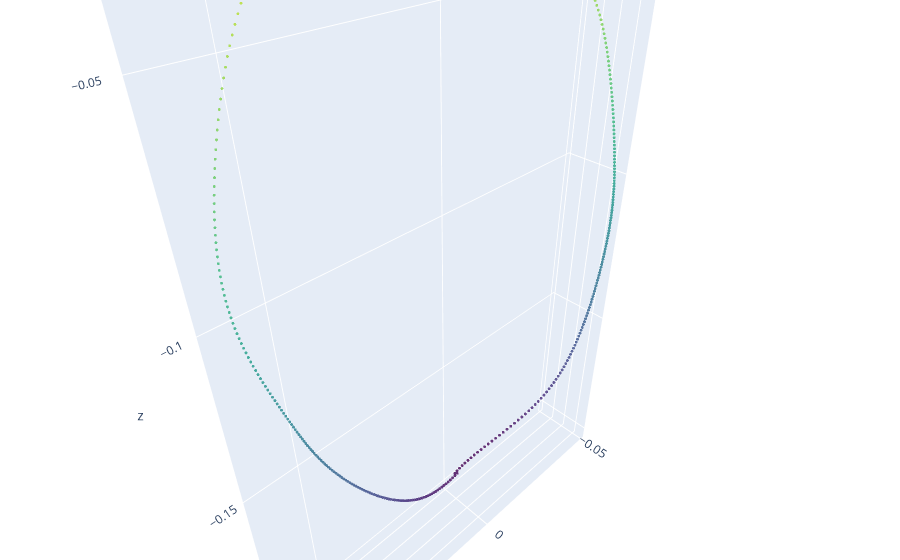

The cell this chart's notebook holds for it:
### Code cell
x,y,z = coord_3d_recons[3].T

fig = go.Figure(data=[go.Scatter3d(
    x=x,
    y=y,
    z=z,
    mode='markers',
    marker=dict(
        size=1,
        color=z,                
        colorscale='Viridis',   
        opacity=0.8
    )
)])

fig.update_layout(
    margin=dict(l=0, r=0, b=0, t=0), 
    scene={"aspectmode":"data"}
)

### Figure 1 — Plotly figure (JSON) as saved in the notebook; plotly's stock layout.template omitted (floating-point values rounded to 4 significant figures; data arrays with more than 128 entries replaced by an {"elided": "..."} marker saying what was removed)
{"data": [{"marker": {"color": {"elided": "360 float values"}, "colorscale": [[0, "#440154"], [0.1111, "#482878"], [0.2222, "#3e4989"], [0.3333, "#31688e"], [0.4444, "#26828e"], [0.5556, "#1f9e89"], [0.6667, "#35b779"], [0.7778, "#6ece58"], [0.8889, "#b5de2b"], [1, "#fde725"]], "opacity": 0.8, "size": 1}, "mode": "markers", "type": "scatter3d", "x": {"elided": "360 float values"}, "y": {"elided": "360 float values"}, "z": {"elided": "360 float values"}}], "layout": {"margin": {"b": 0, "l": 0, "r": 0, "t": 0}, "scene": {"aspectmode": "data"}}}
